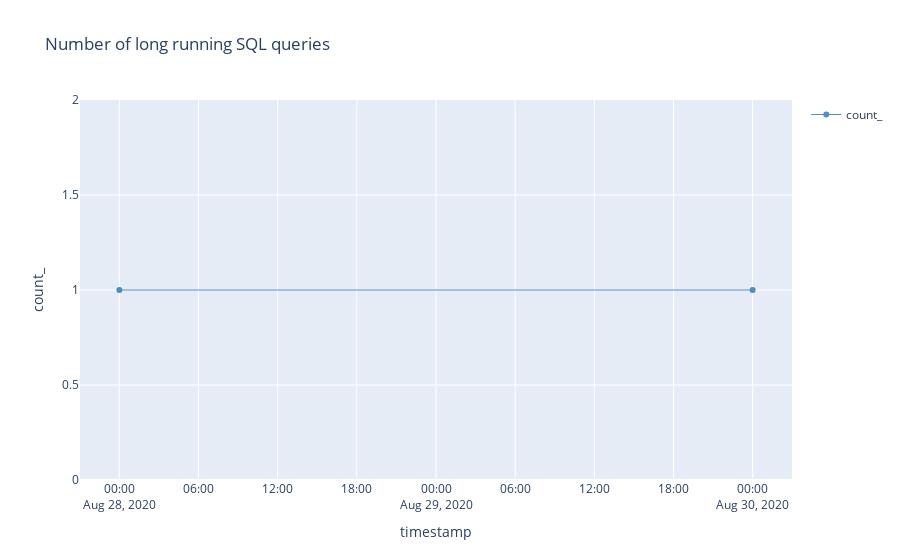

Write notebook code for a chart like this one.
### Markdown cell above
## Data related

Performance tuning guide: 
* [Efficient data access](https://docs.microsoft.com/en-us/dynamics365/business-central/dev-itpro/performance/performance-developer#efficient-data-access)
* [Avoid locking](https://docs.microsoft.com/en-us/dynamics365/business-central/dev-itpro/performance/performance-application#avoid-locking)

Database telemetry docs: 
* https://docs.microsoft.com/en-us/dynamics365/business-central/dev-itpro/administration/telemetry-long-running-sql-query-trace
* https://docs.microsoft.com/en-us/dynamics365/business-central/dev-itpro/administration/telemetry-database-locks-trace

### Code cell
%%kql
let _aadTenantId = aadTenantId;
let _environmentName = environmentName;
traces
| where 1==1 
    and customDimensions.aadTenantId == _aadTenantId
    and customDimensions.environmentName == _environmentName
    and customDimensions.eventId == 'RT0005'
    and timestamp > ago(7d)
| summarize count() by bin(timestamp, 1d)
| render timechart title= 'Number of long running SQL queries'

### Figure 1 — Plotly figure (JSON) as saved in the notebook; plotly's stock layout.template omitted (floating-point values rounded to 4 significant figures)
{"data": [{"line": {"color": "rgb(31, 118, 179)", "width": 1}, "name": "count_", "opacity": 0.8, "type": "scatter", "x": ["2020-08-28T00:00:00+00:00", "2020-08-30T00:00:00+00:00"], "y": [1, 1]}], "layout": {"showlegend": true, "title": {"text": "Number of long running SQL queries"}, "xaxis": {"autorange": true, "title": {"text": "timestamp"}, "type": "date"}, "yaxis": {"ticksuffix": "", "title": {"text": "count_"}, "type": "linear"}}}
